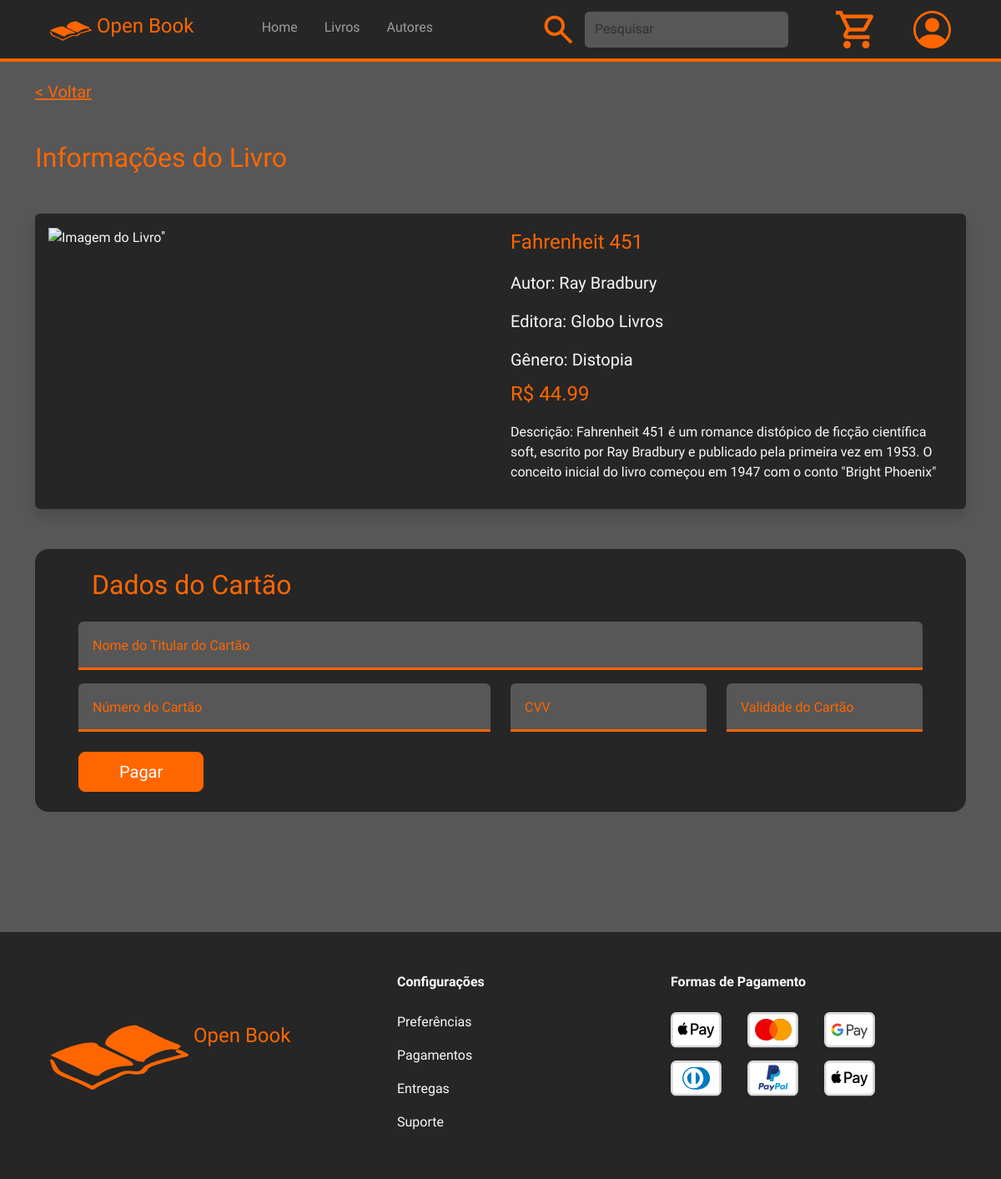
The page /views/formaPagamento.php?acao=semacao&codLivro=1 on the database its author committed.
### tables this page shows
CREATE TABLE `livro` (
  `cod_livro` int(11) NOT NULL,
  `nome_livro` varchar(70) NOT NULL,
  `isbn_livro` varchar(18) NOT NULL,
  `data_lancamento` date NOT NULL,
  `preco_livro` float NOT NULL,
  `descricao_livro` varchar(2000) DEFAULT NULL,
  `cod_genero` int(11) DEFAULT NULL,
  `cod_editora` int(11) DEFAULT NULL
);

CREATE TABLE `editora` (
  `cod_editora` int(11) NOT NULL,
  `nome_editora` varchar(50) NOT NULL,
  `endereco_editora` varchar(100) NOT NULL
);

CREATE TABLE `genero` (
  `cod_genero` int(11) NOT NULL,
  `nome_genero` varchar(30) NOT NULL,
  `descricao_genero` varchar(100) NOT NULL
);

### connection/conexao.php (called while the page is built, shortened)
<?php
    class Conexao {
        private $host = "localhost";
        private $usuario = "root";
        private $senha = "";
        private $banco = "db_livraria";
        private $conexao;
        public function __construct() {
            $this->conexao = new mysqli($this->host, $this->usuario, $this->senha, $this->banco);
        }
        public function getConexao() {
            return $this->conexao;
        }
    }
?>

### controllers/livroController.php (called while the page is built, shortened)
<?php
    require_once $_SERVER['DOCUMENT_ROOT'] . '/Projeto_Livraria_Web/src/models/livro.php';
    class LivroController {
        private $livro;
        public function __construct()
        {
            $this->livro = new Livro();
        }
        public function buscarLivroParaCompra($codLivro) {
            return $this->livro->buscarLivroParaCompra($codLivro);
        }
    }

### models/livro.php (called while the page is built, shortened)
<?php
require_once $_SERVER['DOCUMENT_ROOT'] . '/Projeto_Livraria_Web/src/connection/conexao.php';
class Livro
{
    private $conexao;
    public function __construct()
    {
        $this->conexao = new Conexao();
    }
    public function buscarLivroParaCompra($codLivro)
    {
        $sql = "
        SELECT
            l.cod_livro AS livro_id,
            l.nome_livro,
            l.preco_livro,
            l.descricao_livro,
            g.nome_genero AS genero,
            e.nome_editora AS editora,
            (SELECT a.nome_autor
             FROM autorlivro la
             JOIN autor a ON la.cod_autor = a.cod_autor
             WHERE la.cod_livro = l.cod_livro
             LIMIT 1) AS autor
        FROM livro l
        LEFT JOIN editora e ON l.cod_editora = e.cod_editora
        LEFT JOIN genero g ON l.cod_genero = g.cod_genero
        WHERE l.cod_livro = ?
    ";
        $stmt = $this->conexao->getConexao()->prepare($sql);
        $stmt->bind_param("i", $codLivro);
        $stmt->execute();
        $result = $stmt->get_result();
        return $result->fetch_assoc();
    }
}

### views/formaPagamento.php (the view, shortened to what this page needs)
<?php
    require_once $_SERVER['DOCUMENT_ROOT'] . "/Projeto_Livraria_Web/src/controllers/livroController.php";
?>
<!DOCTYPE html>
<html lang="en">
<head>
    <link rel="stylesheet" href="../assets/scss/main.css">
</head>
<body class="background-dark-light">
    <?php require_once "../components/header.php"; ?>
    <div class="container w-100 mx-auto mt-4">
        <h5><a href="javascript:history.back()" class="link-warning">
                < Voltar</a>
        </h5>
        <h2 class="text-warning mt-sm-5">Informações do Livro</h2>
        <div class="shadow p-3 mb-5 mt-sm-5 bg-dark rounded text-light">
            <?php
            $livroController = new LivroController();
            $livro = $livroController->buscarLivroParaCompra($_GET['codLivro']);
            ?>
            <div class="row">
                <div class="col">
                    <img src="" alt="Imagem do Livro">''
                </div>
                <div class="col">
                    <ul class="navbar-nav">
                        <li class="text-warning fs-4 mb-sm-2"><?php echo $livro['nome_livro'] ?></li>
                        <li class="my-sm-2 fs-5">Autor: <?php echo $livro['autor'] ?></li>
                        <li class="my-sm-2 fs-5">Editora: <?php echo $livro['editora'] ?></li>
                        <li class="my-sm-2 fs-5">Gênero: <?php echo $livro['genero'] ?></li>
                        <li class="text-warning fs-4">R$ <?php echo $livro['preco_livro'] ?></li>
                    </ul>
                    <p class="text-break mt-sm-3">Descrição: <?php echo $livro['descricao_livro'] ?></p>
                </div>
            </div>
        </div>
        <div class="border-warning bg-dark text-white mx-auto p-4 rounded-4 order-1 order-lg-2 mt-4">
            <form method="POST" action="" class="row row-cols-1 row-cols-md-2 text-start mx-md-3">
                <h2 class="text-warning ms-md-3 mb-4 w-100">Dados do Cartão</h2>
                <div class="col-md-12 form-floating col mb-3">
                    <input type="text" class="form-control text-white background-dark-light border-bottom border-top-0 border-start-0 border-end-0 border-3 rounded-bottom-0 border-warning me-2" id="nomecartao" name="nomecartao" placeholder="Número do Cartão" required>
                    <label for="nomecartao" class="text-warning ms-3">Nome do Titular do Cartão</label>
                </div>
                <div class="col-md-6 form-floating col mb-3">
                    <input type="number" class="form-control text-white background-dark-light border-bottom border-top-0 border-start-0 border-end-0 border-3 rounded-bottom-0 border-warning me-2" id="numerocartao" name="numerocartao" placeholder="Número do Cartão" required>
                    <label for="numerocartao" class="text-warning ms-3">Número do Cartão</label>
                </div>
                <div class="form-floating col-md-3 col mb-4">
                    <input type="number" class="form-control text-white background-dark-light border-bottom border-top-0 border-start-0 border-end-0 border-3 rounded-bottom-0 border-warning me-2" id="cvv" name="cvv" placeholder="CVV" required>
                    <label for="cvv" class="text-warning ms-3">CVV</label>
                </div>
                <div class="form-floating col-md-3 col mb-4">
                    <input type="number" class="form-control text-white background-dark-light border-bottom border-top-0 border-start-0 border-end-0 border-3 rounded-bottom-0 border-warning me-2" id="validadecartao" name="validadecartao" placeholder="Validade do Cartão" required>
                    <label for="validadecartao" class="text-warning ms-3">Validade do Cartão</label>
                </div>
                <div class="w-100 text-center text-md-start">
                    <a type="submit" class="btn btn-warning btn-lg text-white text-center px-5">Pagar</a>
                </div>
            </form>
        </div>
    </div>
    <div class="w-100 mt-5 pt-5">
        <?php require_once "../components/footer.php"; ?>
    </div>
</body>
</html>

### rows shown on the page
livro: nome_livro "Fahrenheit 451", cod_editora.nome_editora "Globo Livros", cod_genero.nome_genero "Distopia", preco_livro "44.99", descricao_livro "Fahrenheit 451 é um romance distópico de ficção científica soft, escrito por Ray Bradbury e publicado pela primeira vez em 1953. O conceito inicial do livro começou em 1947 com o conto \"Bright Phoenix\""

### other values the page prints
$livro['autor'] "Ray Bradbury"
